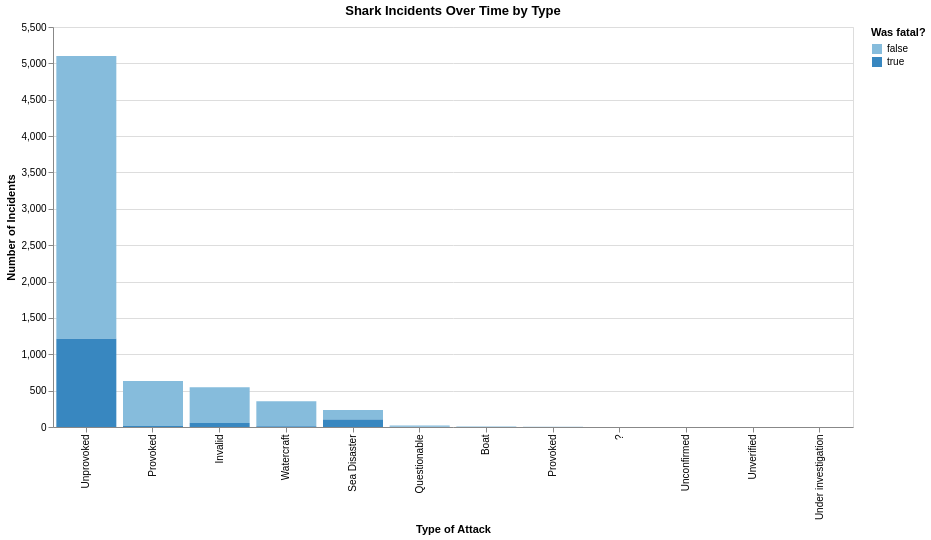

This figure's notebook cell:
### Code cell
alt.Chart(sharks).mark_bar().encode(
    x=alt.X("type:O", title="Type of Attack", sort="-y"),
    y=alt.Y('count():Q', title='Number of Incidents'),
    color=alt.Color("fatal:O", title="Was fatal?")
).properties(
    width=800,
    height=400,
    title='Shark Incidents Over Time by Type'
)

### Figure 1 — Vega specification as saved in the notebook (floating-point values rounded to 4 significant figures)
{"$schema": "https://vega.github.io/schema/vega/v5.json", "data": [{"name": "source_0"}, {"name": "data_0", "values": [{"__count_end": 5102.0, "__count_start": 1215.0, "fatal": false, "type": "Unprovoked"}, {"__count_end": 1215.0, "__count_start": 0.0, "fatal": true, "type": "Unprovoked"}, {"__count_end": 2.0, "__count_start": 1.0, "fatal": false, "type": " Provoked"}, {"__count_end": 633.0, "__count_start": 15.0, "fatal": false, "type": "Provoked"}, {"__count_end": 2.0, "__count_start": 0.0, "fatal": true, "type": "Questionable"}, {"__count_end": 22.0, "__count_start": 2.0, "fatal": false, "type": "Questionable"}, {"__count_end": 354.0, "__count_start": 11.0, "fatal": false, "type": "Watercraft"}, {"__count_end": 1.0, "__count_start": 0.0, "fatal": true, "type": " Provoked"}, {"__count_end": 234.0, "__count_start": 104.0, "fatal": false, "type": "Sea Disaster"}, {"__count_end": 1.0, "__count_start": 0.0, "fatal": false, "type": "?"}, {"__count_end": 15.0, "__count_start": 0.0, "fatal": true, "type": "Provoked"}, {"__count_end": 1.0, "__count_start": 0.0, "fatal": false, "type": "Unconfirmed"}, {"__count_end": 1.0, "__count_start": 0.0, "fatal": false, "type": "Unverified"}, {"__count_end": 547.0, "__count_start": 56.0, "fatal": false, "type": "Invalid"}, {"__count_end": 1.0, "__count_start": 0.0, "fatal": false, "type": "Under investigation"}, {"__count_end": 104.0, "__count_start": 0.0, "fatal": true, "type": "Sea Disaster"}, {"__count_end": 56.0, "__count_start": 0.0, "fatal": true, "type": "Invalid"}, {"__count_end": 11.0, "__count_start": 0.0, "fatal": true, "type": "Watercraft"}, {"__count_end": 7.0, "__count_start": 0.0, "fatal": false, "type": "Boat"}]}, {"name": "source_0_x_domain_type", "values": [{"sort_field": 5102, "type": "Unprovoked"}, {"sort_field": 2, "type": " Provoked"}, {"sort_field": 633, "type": "Provoked"}, {"sort_field": 22, "type": "Questionable"}, {"sort_field": 354, "type": "Watercraft"}, {"sort_field": 234, "type": "Sea Disaster"}, {"sort_field": 1, "type": "?"}, {"sort_field": 1, "type": "Unconfirmed"}, {"sort_field": 1, "type": "Unverified"}, {"sort_field": 547, "type": "Invalid"}, {"sort_field": 1, "type": "Under investigation"}, {"sort_field": 7, "type": "Boat"}]}, {"name": "data_0_color_domain_fatal", "values": [{"fatal": false}, {"fatal": true}]}], "marks": [{"type": "rect", "name": "marks", "from": {"data": "data_0"}, "encode": {"update": {"y": {"field": "__count_end", "scale": "y"}, "fill": {"field": "fatal", "scale": "color"}, "width": {"signal": "max(0.25, bandwidth('x'))"}, "x": {"field": "type", "scale": "x"}, "y2": {"field": "__count_start", "scale": "y"}}}, "style": ["bar"]}], "scales": [{"name": "x", "type": "band", "domain": {"data": "source_0_x_domain_type", "field": "type", "sort": {"op": "max", "field": "sort_field", "order": "descending"}}, "range": [0, {"signal": "width"}], "paddingOuter": 0.05, "paddingInner": 0.1}, {"name": "y", "type": "linear", "domain": {"data": "data_0", "fields": ["__count_start", "__count_end"]}, "range": [{"signal": "height"}, 0], "zero": true, "nice": true}, {"name": "color", "type": "ordinal", "domain": {"data": "data_0_color_domain_fatal", "field": "fatal", "sort": true}, "range": "ordinal", "interpolate": "hcl"}], "axes": [{"scale": "y", "ticks": false, "zindex": 0, "gridScale": "x", "maxExtent": 0, "orient": "left", "domain": false, "grid": true, "tickCount": {"signal": "ceil(height/40)"}, "aria": false, "labels": false, "minExtent": 0}, {"scale": "x", "labelAlign": "right", "labelAngle": 270, "labelBaseline": "middle", "zindex": 0, "orient": "bottom", "grid": false, "title": "Type of Attack"}, {"scale": "y", "title": "Number of Incidents", "grid": false, "labelOverlap": true, "orient": "left", "tickCount": {"signal": "ceil(height/40)"}, "zindex": 0}], "title": {"text": "Shark Incidents Over Time by Type", "frame": "group"}, "width": 800, "height": 400, "style": "cell", "legends": [{"title": "Was fatal?", "fill": "color", "symbolType": "square"}], "padding": 5, "background": "white"}
